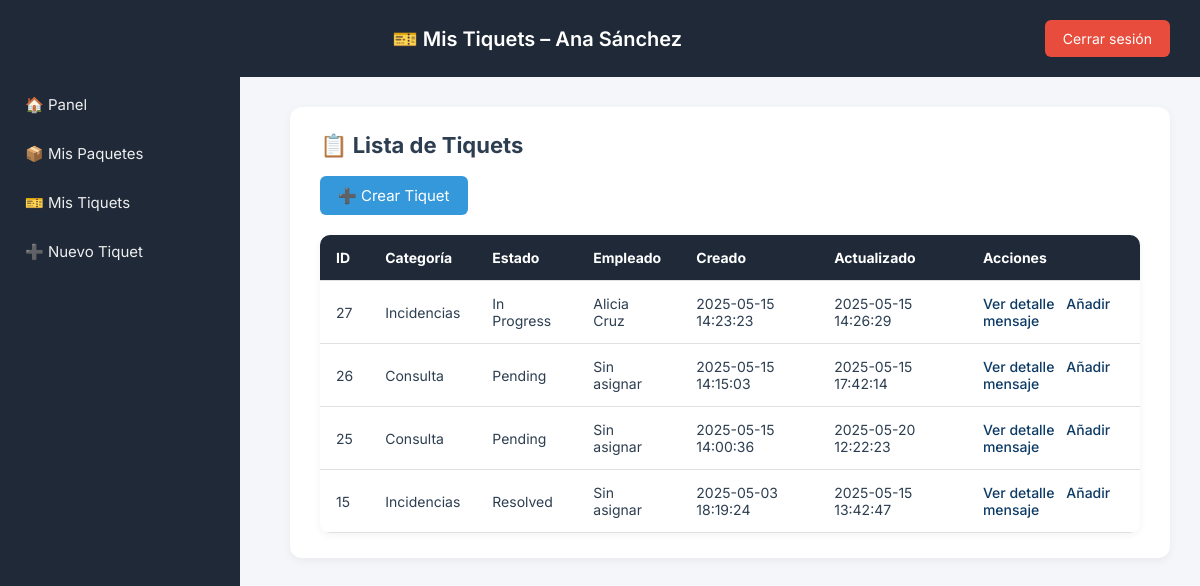
Page /area-clientes/client/my_tickets.php (signed in) on the committed database.
### tables this page shows
CREATE TABLE `client` (
  `client_id` int NOT NULL AUTO_INCREMENT,
  `name` varchar(100) NOT NULL,
  `surname` varchar(100) NOT NULL,
  `email` varchar(100) NOT NULL,
  `password_hash` varchar(255) NOT NULL,
  `phone` varchar(20) DEFAULT NULL,
  `rolID` int DEFAULT NULL,
  `townID` int DEFAULT NULL,
  `gender` enum('Male','Female','Other') DEFAULT NULL,
  `profile_picture` varchar(255) DEFAULT NULL,
  `status` enum('Active','Inactive') NOT NULL DEFAULT 'Active',
  `created_at` timestamp NULL DEFAULT CURRENT_TIMESTAMP,
  `updated_at` timestamp NULL DEFAULT CURRENT_TIMESTAMP ON UPDATE CURRENT_TIMESTAMP,
  `isactive` tinyint(1) DEFAULT '1',
  `last_login` timestamp NULL DEFAULT NULL,
  PRIMARY KEY (`client_id`),
  UNIQUE KEY `email` (`email`),
  KEY `rolID` (`rolID`),
  KEY `townID` (`townID`),
  CONSTRAINT `client_ibfk_1` FOREIGN KEY (`rolID`) REFERENCES `rol` (`rolID`) ON DELETE SET NULL,
  CONSTRAINT `client_ibfk_2` FOREIGN KEY (`townID`) REFERENCES `location` (`townID`) ON DELETE SET NULL
);

CREATE TABLE `ticket` (
  `ticketID` int NOT NULL AUTO_INCREMENT,
  `client_id` int NOT NULL,
  `employee_id` int DEFAULT NULL,
  `packageID` int DEFAULT NULL,
  `status` enum('Resolved','Pending','In Progress') NOT NULL DEFAULT 'Pending',
  `categoria` enum('Incidencias','Reclamaciones','Consulta','Info') NOT NULL DEFAULT 'Incidencias',
  `message` text,
  `created_at` timestamp NULL DEFAULT CURRENT_TIMESTAMP,
  `updated_at` timestamp NULL DEFAULT CURRENT_TIMESTAMP ON UPDATE CURRENT_TIMESTAMP,
  PRIMARY KEY (`ticketID`),
  KEY `client_id` (`client_id`),
  KEY `employee_id` (`employee_id`),
  KEY `packageID` (`packageID`),
  KEY `idx_ticket_pending_created` (`status`,`created_at`),
  KEY `idx_ticket_upd_desc` (`status`,`updated_at`),
  KEY `idx_ticket_client_inprog` (`status`,`updated_at`),
  KEY `idx_ticket_client_pending` (`status`,`created_at`),
  KEY `idx_ticket_client_resolved` (`status`,`updated_at`),
  CONSTRAINT `ticket_ibfk_1` FOREIGN KEY (`client_id`) REFERENCES `client` (`client_id`) ON DELETE CASCADE,
  CONSTRAINT `ticket_ibfk_2` FOREIGN KEY (`employee_id`) REFERENCES `employee` (`employee_id`) ON DELETE CASCADE,
  CONSTRAINT `ticket_ibfk_3` FOREIGN KEY (`packageID`) REFERENCES `package` (`packageID`) ON DELETE CASCADE
);

CREATE TABLE `employee` (
  `employee_id` int NOT NULL AUTO_INCREMENT,
  `name` varchar(100) NOT NULL,
  `surname` varchar(100) NOT NULL,
  `email` varchar(100) NOT NULL,
  `password_hash` varchar(255) NOT NULL,
  `phone` varchar(20) DEFAULT NULL,
  `rolID` int DEFAULT NULL,
  `warehouseID` int DEFAULT NULL,
  `townID` int DEFAULT NULL,
  `gender` enum('Male','Female','Other') DEFAULT NULL,
  `profile_picture` varchar(255) DEFAULT NULL,
  `status` enum('Active','Inactive') NOT NULL DEFAULT 'Active',
  `created_at` timestamp NULL DEFAULT CURRENT_TIMESTAMP,
  `updated_at` timestamp NULL DEFAULT CURRENT_TIMESTAMP ON UPDATE CURRENT_TIMESTAMP,
  `isactive` tinyint(1) DEFAULT '1',
  `last_login` timestamp NULL DEFAULT NULL,
  `fleetID` int DEFAULT NULL,
  PRIMARY KEY (`employee_id`),
  UNIQUE KEY `email` (`email`),
  KEY `rolID` (`rolID`),
  KEY `townID` (`townID`),
  KEY `fk_fleet_employee` (`fleetID`),
  CONSTRAINT `employee_ibfk_1` FOREIGN KEY (`rolID`) REFERENCES `rol` (`rolID`) ON DELETE SET NULL,
  CONSTRAINT `employee_ibfk_2` FOREIGN KEY (`townID`) REFERENCES `location` (`townID`) ON DELETE SET NULL,
  CONSTRAINT `fk_fleet_employee` FOREIGN KEY (`fleetID`) REFERENCES `fleet` (`fleetID`) ON DELETE SET NULL
);

### area-clientes/client/my_tickets.php (the view, shortened to what this page needs)
<?php
require_once '../db.php';
$client_id = $_SESSION['user_id'];
$stmtClient = $pdo->prepare("SELECT name, surname FROM client WHERE client_id = ?");
$stmtClient->execute([$client_id]);
$client = $stmtClient->fetch();
$stmt = $pdo->prepare("
    SELECT t.ticketID,
           t.categoria,
           t.status,
           t.created_at,
           t.updated_at,
           e.name AS emp_name,
           e.surname AS emp_surname
    FROM ticket t
    LEFT JOIN employee e ON t.employee_id = e.employee_id
    WHERE t.client_id = ?
    ORDER BY t.created_at DESC
");
$stmt->execute([$client_id]);
$tickets = $stmt->fetchAll();
?>
<!DOCTYPE html>
<html lang="es">
<head>
</head>
<body>
<header>
  <h1>🎫 Mis Tiquets – <?= htmlspecialchars($client['name'] . ' ' . $client['surname']) ?></h1>
  <a href="../logout.php" class="logout">Cerrar sesión</a>
</header>
<div class="sidebar">
  <a href="dashboard.php">🏠 Panel</a>
  <a href="my_packages.php">📦 Mis Paquetes</a>
  <a href="my_tickets.php">🎫 Mis Tiquets</a>
  <a href="ticket_create.php">➕ Nuevo Tiquet</a>
</div>
<div class="content">
  <div class="card">
    <h2>📋 Lista de Tiquets</h2>
    <a href="ticket_create.php" class="btn-crear">➕ Crear Tiquet</a>
    <table>
      <thead>
        <tr>
          <th>ID</th>
          <th>Categoría</th>
          <th>Estado</th>
          <th>Empleado</th>
          <th>Creado</th>
          <th>Actualizado</th>
          <th>Acciones</th>
        </tr>
      </thead>
      <tbody>
        <?php if (empty($tickets)): ?>
          <tr><td colspan="7" style="text-align:center;">No tienes tiquets aún.</td></tr>
        <?php else: foreach ($tickets as $t): ?>
          <tr>
            <td><?= htmlspecialchars($t['ticketID']) ?></td>
            <td><?= htmlspecialchars($t['categoria']) ?></td>
            <td><?= htmlspecialchars($t['status']) ?></td>
            <td><?= $t['emp_name'] ? htmlspecialchars($t['emp_name'] . ' ' . $t['emp_surname']) : 'Sin asignar' ?></td>
            <td><?= htmlspecialchars($t['created_at']) ?></td>
            <td><?= htmlspecialchars($t['updated_at']) ?></td>
            <td class="actions">
              <a href="ticket_detail.php?id=<?= $t['ticketID'] ?>">Ver detalle</a>
              <a href="message_add.php?ticketID=<?= $t['ticketID'] ?>">Añadir mensaje</a>
            </td>
          </tr>
        <?php endforeach; endif; ?>
      </tbody>
    </table>
  </div>
</div>
</body>
</html>

### area-clientes/client/my_tickets.php (style rules this page uses)
body { font-family: 'Inter', sans-serif; background: #f5f6fa; margin: 0; color: #2c3e50; }
header { background: #1f2937; color: white; padding: 20px 30px; display: flex; justify-content: space-between; align-items: center; }
header h1 { font-size: 20px; font-weight: 600; margin: 0; text-align: center; flex: 1; }
.logout { background-color: #e74c3c; color: white; padding: 10px 18px; border: none; border-radius: 6px; text-decoration: none; font-size: 14px; transition: background 0.3s; }
.sidebar { width: 240px; height: 100vh; background: #1f2937; color: white; position: fixed; top: 0; left: 0; padding-top: 80px; }
.sidebar a { display: block; color: #eee; padding: 15px 25px; text-decoration: none; transition: background 0.2s; font-size: 15px; }
.content { margin-left: 260px; padding: 30px; }
.card { background: white; border-radius: 12px; padding: 25px 30px; box-shadow: 0 3px 10px rgba(0,0,0,0.05); }
.card h2 { font-size: 22px; margin-top: 0; }
.btn-crear { display: inline-block; background-color: #3498db; color: white; padding: 10px 18px; border-radius: 6px; text-decoration: none; font-size: 15px; margin-bottom: 20px; transition: background 0.3s; }
table { width: 100%; border-collapse: collapse; background: white; border-radius: 10px; overflow: hidden; box-shadow: 0 2px 8px rgba(0,0,0,0.05); }
th, td { padding: 14px 16px; border-bottom: 1px solid #e0e0e0; text-align: left; font-size: 14px; }
th { background-color: #1f2937; color: white; }
.actions a { margin-right: 8px; color: #0d3b66; text-decoration: none; font-weight: 500; }

### rows in the picture
client: name+surname "Ana Sánchez"
ticket: ticketID "27", categoria "Incidencias", status "In Progress", employee.surname "Alicia Cruz", created_at "2025-05-15 14:23:23", updated_at "2025-05-15 14:26:29"
ticket: ticketID "26", categoria "Consulta", status "Pending", shows "Sin asignar", created_at "2025-05-15 14:15:03", updated_at "2025-05-15 17:42:14"
ticket: ticketID "25", categoria "Consulta", status "Pending", shows "Sin asignar", created_at "2025-05-15 14:00:36", updated_at "2025-05-20 12:22:23"
ticket: ticketID "15", categoria "Incidencias", status "Resolved", shows "Sin asignar", created_at "2025-05-03 18:19:24", updated_at "2025-05-15 13:42:47"
